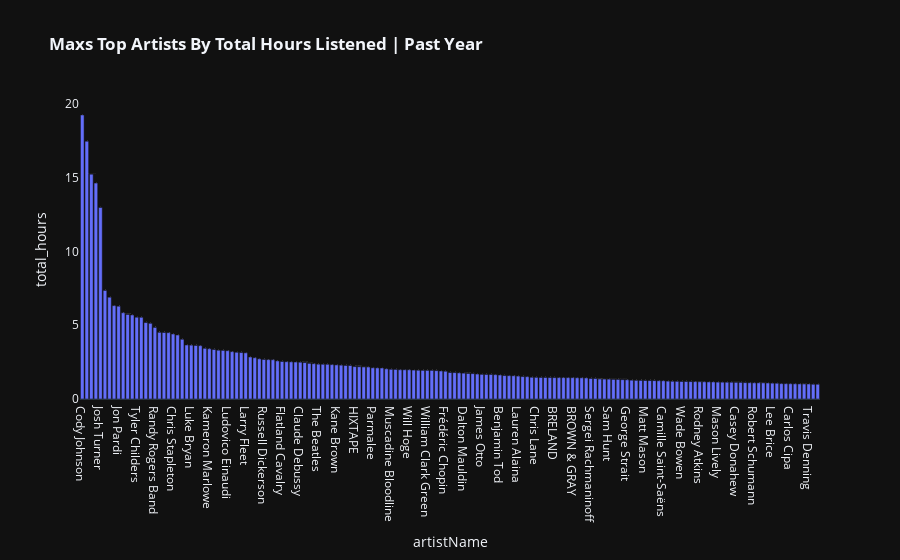

Source (notebook cell):
### Code cell
artists_grouped = df.groupby('artistName')['hours_played'].agg('sum').reset_index()
artists_grouped.columns = ['artistName','total_hours']
artists_grouped = artists_grouped[artists_grouped['total_hours'] > 1].sort_values(by='total_hours',ascending=False)

fig = px.bar(artists_grouped
             ,x='artistName'
             ,y='total_hours'
             ,text='total_hours'
             ,template='plotly_dark'
             ,height=600
             ,title='<b> Maxs Top Artists By Total Hours Listened | Past Year'
            )
fig.update_xaxes(
    showgrid=False
)
fig.update_yaxes(
    showgrid=False
)

print('total unique artists: ', artists_grouped.artistName.nunique())
display('top artists: \n',artists_grouped.head(10))
fig.show()

### Figure 1 — Plotly figure (JSON) as saved in the notebook; plotly's stock layout.template omitted (floating-point values rounded to 4 significant figures; data arrays with more than 128 entries replaced by an {"elided": "..."} marker saying what was removed)
{"data": [{"alignmentgroup": "True", "hovertemplate": "artistName=%{x}<br>total_hours=%{text}<extra></extra>", "legendgroup": "", "marker": {"color": "#636efa", "pattern": {"shape": ""}}, "name": "", "offsetgroup": "", "orientation": "v", "showlegend": false, "text": {"elided": "163 float values"}, "textposition": "auto", "type": "bar", "x": {"elided": "163 str values"}, "xaxis": "x", "y": {"elided": "163 float values"}, "yaxis": "y"}], "layout": {"autosize": true, "barmode": "relative", "legend": {"tracegroupgap": 0}, "title": {"text": "<b> Maxs Top Artists By Total Hours Listened | Past Year"}, "xaxis": {"anchor": "y", "autorange": true, "domain": [0, 1], "range": [-0.5, 162.5], "showgrid": false, "title": {"text": "artistName"}, "type": "category"}, "yaxis": {"anchor": "x", "autorange": true, "domain": [0, 1], "range": [0, 20.28], "showgrid": false, "title": {"text": "total_hours"}, "type": "linear"}}}
